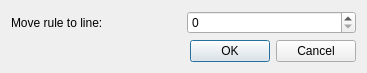
<?xml version="1.0" encoding="UTF-8"?>
<ui version="4.0">
 <class>Dialog</class>
 <widget class="QDialog" name="Dialog">
  <property name="geometry">
   <rect>
    <x>0</x>
    <y>0</y>
    <width>367</width>
    <height>64</height>
   </rect>
  </property>
  <property name="windowTitle">
   <string>Dialog</string>
  </property>
  <layout class="QVBoxLayout" name="verticalLayout">
   <item>
    <layout class="QHBoxLayout" name="horizontalLayout">
     <item>
      <widget class="QLabel" name="label">
       <property name="text">
        <string>Move rule to line:</string>
       </property>
      </widget>
     </item>
     <item>
      <widget class="QSpinBox" name="spinBox"/>
     </item>
    </layout>
   </item>
   <item>
    <widget class="QDialogButtonBox" name="buttonBox">
     <property name="orientation">
      <enum>Qt::Horizontal</enum>
     </property>
     <property name="standardButtons">
      <set>QDialogButtonBox::Cancel|QDialogButtonBox::Ok</set>
     </property>
    </widget>
   </item>
  </layout>
 </widget>
 <resources/>
 <connections>
  <connection>
   <sender>buttonBox</sender>
   <signal>accepted()</signal>
   <receiver>Dialog</receiver>
   <slot>accept()</slot>
   <hints>
    <hint type="sourcelabel">
     <x>248</x>
     <y>254</y>
    </hint>
    <hint type="destinationlabel">
     <x>157</x>
     <y>274</y>
    </hint>
   </hints>
  </connection>
  <connection>
   <sender>buttonBox</sender>
   <signal>rejected()</signal>
   <receiver>Dialog</receiver>
   <slot>reject()</slot>
   <hints>
    <hint type="sourcelabel">
     <x>316</x>
     <y>260</y>
    </hint>
    <hint type="destinationlabel">
     <x>286</x>
     <y>274</y>
    </hint>
   </hints>
  </connection>
 </connections>
</ui>
